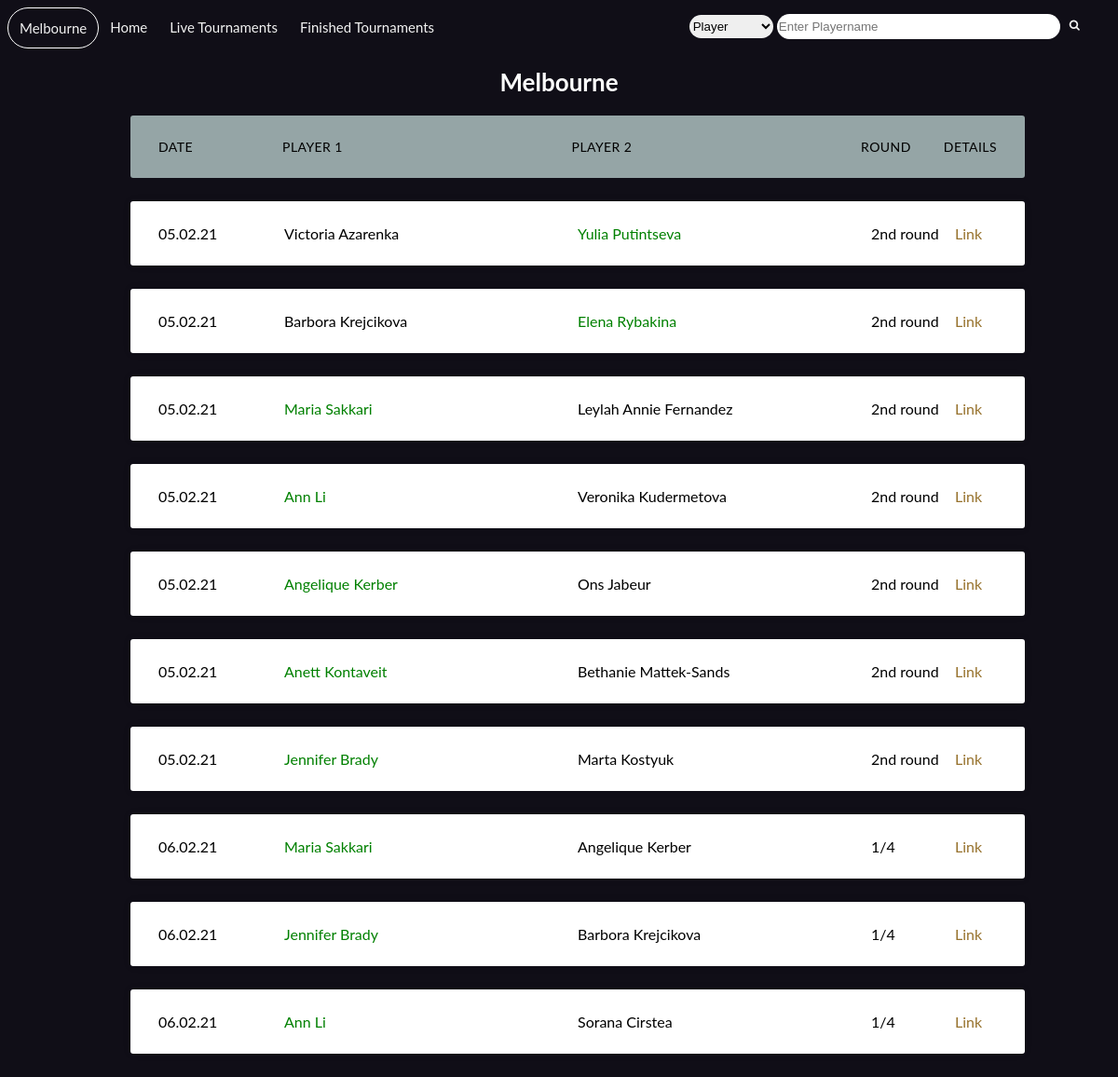
Page /finished_matches/ Melbourne  on the committed database.
### tables this page shows
CREATE TABLE matches (
                Tournament text NOT NULL,
                Date text NOT NULL,
                Round text NOT NULL,
                Player_1 text NOT NULL,
                Player_2 text NOT NULL,
                file_name text NOT NULL,
                index_date text NOT NULL,
                won text NOT NULL,
                result text NOT NULL,
                status text NOT NULL,
                url text
            );

### app/routes.py (the view)
@app.route("/finished_matches/<tournament>")
def finished_matches(tournament):
    matches_list = utils.get_matches(tournament, live = False)
    return render_template("matches_list.html", matches = matches_list, title = tournament)

### src/db.py (called while the page is built)
    def create_table(self, create_table_sql):
        try:
            c = self.conn.cursor()
            c.execute(create_table_sql)
        except Error as e:
            print(e)
        self.conn.commit()

    def select_data(self,sql,condition):
        cur = self.conn.cursor()
        cur.execute(sql, condition)
        rows = cur.fetchall()
        return rows

### src/utils.py (called while the page is built)
def create_database():
    global conn
    conn = db('./data/db/matches.db')
    conn.create_table(create_match_sql())

def create_match_sql():
    return """CREATE TABLE IF NOT EXISTS matches (
                Tournament text NOT NULL,
                Date text NOT NULL,
                Round text NOT NULL,
                Player_1 text NOT NULL,
                Player_2 text NOT NULL,
                file_name text NOT NULL,
                index_date text NOT NULL,
                won text NOT NULL,
                result text NOT NULL,
                status text NOT NULL,
                url text
            );"""

def matches_sql():
    return "SELECT * FROM matches WHERE Tournament=? AND status=?"

def get_matches_list(df, size = True):
    length = df.shape[0]
    if size and length > 5:
        df = df.iloc[:5]
    results = df.to_dict('records', into=OrderedDict)
    if size:
        results.append(length)
    return results

def get_matches(tournament, live, **kwargs):
    results = dict()
    create_database()
    if live:
        tournaments = conn.select_data(matches_sql(), (tournament, 'live'))
    elif not live:
        tournaments = conn.select_data(matches_sql(), (tournament, 'finished'))
    tournaments = pd.DataFrame(tournaments, columns = ['Tournament','Date','Round','Player_1','Player_2','file_name','index_date','won','result','status','url'])
    results[tournament] = get_matches_list(tournaments[tournaments['Tournament'] == tournament], False)
    return results

### app/templates/matches_list.html (shortened to what this page needs)
<!DOCTYPE html>
<html>
    <head>
        <link rel="stylesheet" type="text/css" href = {{ url_for('static', filename='matches_list.css') }} />
        <link rel="stylesheet" type="text/css" href = {{ url_for('static', filename='matches_list1.css') }} />
        <link rel="stylesheet" href="https://cdnjs.cloudflare.com/ajax/libs/font-awesome/4.7.0/css/font-awesome.min.css">
    </head>
    <body>
        <div id="navlist">
            <a class= 'home' href=#>{{ title }}</a>
            <a class ="right" href="{{ url_for('index') }}">Home</a>
            <a class ="right" href="{{ url_for('live_tournaments') }}">Live Tournaments</a>
            <a class ="right" href="{{ url_for('finished_tournaments') }}">Finished Tournaments</a>
            <div class='search'>
                <form method='POST' action="{{ url_for('search') }}">
                    <select id="search_options" name="fields">
                        <option value="player">Player</option>
                    </select>
                    <input type="text" placeholder="Enter Playername" name="query">
                    <button type="submit"><i class="fa fa-search"></i></button>
                </form>
            </div>
        </div>
        <div class="container">
            <h2>{{ title }}</h2>
            <ul class="responsive-table">
              <li class="table-header">
                <div class="col col-1">Date</div>
                <div class="col col-2">Player 1</div>
                <div class="col col-3">Player 2</div>
                <div class="col col-4">Round</div>
                <div class="col col-5">Details</div>
              </li>
              {% for i in matches[title] %}
              <li class="table-row">
                <div class="col col-1" data-label="Date">{{ i['Date'] }}</div>
                {% if i['Player_1'] == i['won'] %}
                  <div class="col col-2" data-label="Player 1" style="color:green">{{ i['Player_1'] }}</div>
                {% else %}
                  <div class="col col-2" data-label="Player 1">{{ i['Player_1'] }}</div>
                {% endif %}
                {% if i['Player_2'] == i['won'] %}
                  <div class="col col-3" data-label="Player 2" style="color:green">{{ i['Player_2'] }}</div>
                {% else %}
                  <div class="col col-3" data-label="Player 2">{{ i['Player_2'] }}</div>
                {% endif %}
                <div class="col col-4" data-label="Round">{{ i['Round'] }}</div>
                <div class="col col-5" data-label="Details"><a href = "{{ url_for('matches', filename = i['file_name']) }}">Link</a></div>
              </li>
              {% endfor %}
            </ul>
          </div>
    </body>
</html>

### app/static/matches_list.css (style rules this page uses)
body { background-color: #100e17; }
a { text-decoration: none; color: rgb(151, 114, 45); }
#navlist { background-color: #100e17; overflow: hidden; width: 100%; }
#navlist a { float:left; display: block; color: #f2f2f2; text-align: center; padding: 12px; text-decoration: none; font-size: 15px; }
.search input[type=text] { width:300px; height:25px; border-radius:25px; border: none; }
.search select { width:90px; height:25px; border-radius:25px; border: none; }
.search { float:right; margin:7px; }
.search button { background-color: #100e17; color: #f2f2f2; float: right; padding: 5px 10px; margin-right: 16px; font-size: 12px; border: none; cursor: pointer; }
.home { border:solid 1px #fff; border-radius: 25px; }

### app/static/matches_list1.css (style rules this page uses)
body { font-family: 'lato', sans-serif; }
.container { max-width: 1000px; margin-left: auto; margin-right: auto; padding-left: 10px; padding-right: 10px; }
h2 { font-size: 26px; margin: 20px 0; text-align: center; color: #fff; }
.responsive-table li { border-radius: 3px; padding: 25px 30px; display: flex; justify-content: space-between; margin-bottom: 25px; }
.responsive-table .table-header { background-color: #95A5A6; font-size: 14px; text-transform: uppercase; letter-spacing: 0.03em; }
.responsive-table .table-row { background-color: #ffffff; box-shadow: 0px 0px 9px 0px rgba(0, 0, 0, 0.1); }
.responsive-table .col-1 { flex-basis: 15%; }
.responsive-table .col-2 { flex-basis: 35%; }
.responsive-table .col-3 { flex-basis: 35%; }
.responsive-table .col-4 { flex-basis: 10%; }
.responsive-table .col-5 { flex-basis: 5%; }

### rows in the picture
matches: Date "05.02.21", Player_1 "Victoria Azarenka", Player_2 "Yulia Putintseva", Round "2nd round"
matches: Date "05.02.21", Player_1 "Barbora Krejcikova", Player_2 "Elena Rybakina", Round "2nd round"
matches: Date "05.02.21", Player_1 "Maria Sakkari", Player_2 "Leylah Annie Fernandez", Round "2nd round"
matches: Date "05.02.21", Player_1 "Ann Li", Player_2 "Veronika Kudermetova", Round "2nd round"
matches: Date "05.02.21", Player_1 "Angelique Kerber", Player_2 "Ons Jabeur", Round "2nd round"
matches: Date "05.02.21", Player_1 "Anett Kontaveit", Player_2 "Bethanie Mattek-Sands", Round "2nd round"
matches: Date "05.02.21", Player_1 "Jennifer Brady", Player_2 "Marta Kostyuk", Round "2nd round"
matches: Date "06.02.21", Player_1 "Maria Sakkari", Player_2 "Angelique Kerber", Round "1/4"
matches: Date "06.02.21", Player_1 "Jennifer Brady", Player_2 "Barbora Krejcikova", Round "1/4"
matches: Date "06.02.21", Player_1 "Ann Li", Player_2 "Sorana Cirstea", Round "1/4"

### other values in the picture
{{ title }} "Melbourne"
